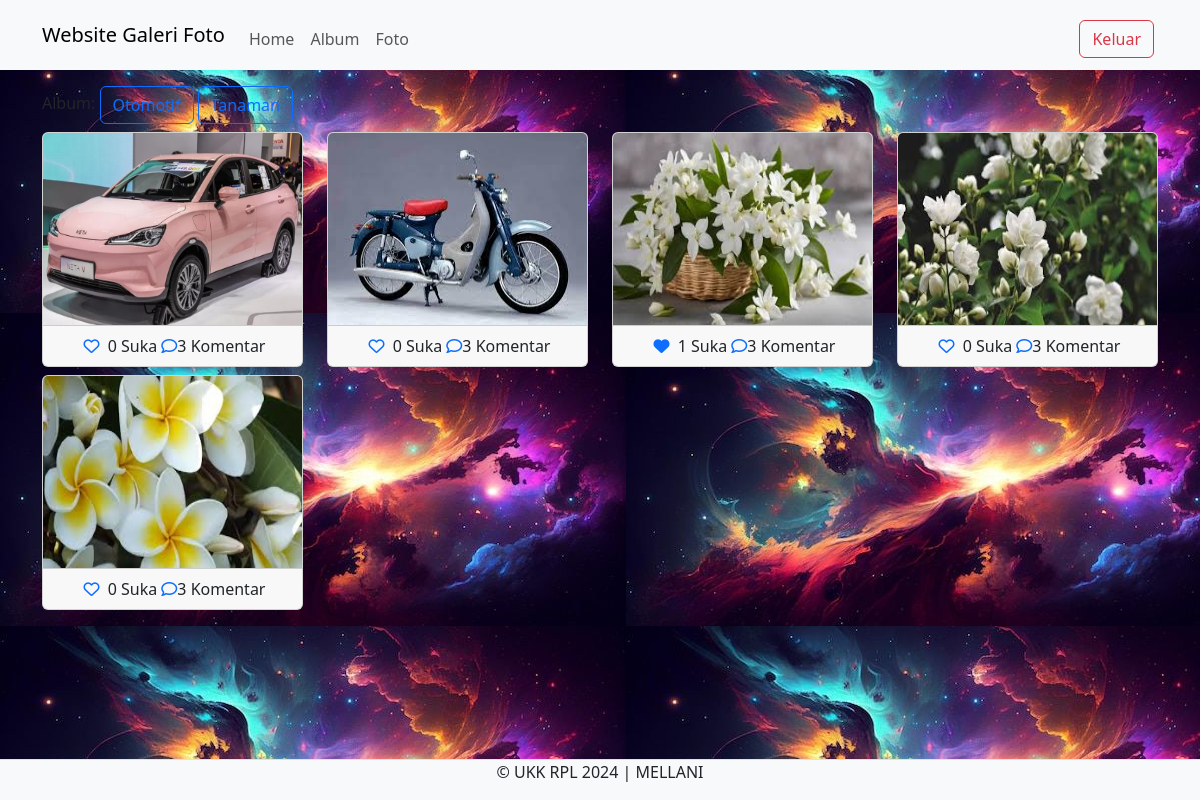
/admin/home.php (signed in), run on the app's committed database.
### tables this page shows
CREATE TABLE `album` (
  `albumid` int(11) NOT NULL,
  `namaalbum` varchar(255) NOT NULL,
  `deskripsi` text NOT NULL,
  `tanggalbuat` date NOT NULL,
  `userid` int(11) NOT NULL
);

CREATE TABLE `foto` (
  `fotoid` int(11) NOT NULL,
  `judulfoto` varchar(255) NOT NULL,
  `deskripsifoto` text NOT NULL,
  `tanggalunggah` date NOT NULL,
  `lokasifile` varchar(255) NOT NULL,
  `albumid` int(11) NOT NULL,
  `userid` int(11) NOT NULL
);

### admin/home.php (the view, shortened to what this page needs)
<?php
include '../config/koneksi.php';
$userid = $_SESSION['userid'];
?>
<!DOCTYPE html>
<html>
<head>
    <link rel="stylesheet" type="text/css" href="../assets/css/bootstrap.min.css">
    <link rel="stylesheet" href="https://cdnjs.cloudflare.com/ajax/libs/font-awesome/6.6.0/css/all.min.css"/>
</head>
<body class="bg-image">
<nav class="navbar navbar-expand-lg bg-body-tertiary">
  <div class="container">
    <a class="navbar-brand" href="index.php">Website Galeri Foto</a>
    <div class="collapse navbar-collapse mt-2" id="navbarNavAltMarkup">
      <div class="navbar-nav me-auto">
       <a href="home.php" class="nav-link">Home</a>
       <a href="album.php" class="nav-link">Album</a>
       <a href="foto.php" class="nav-link">Foto</a>
      </div>
      <a href="../config/aksi_logout.php" class="btn btn-outline-danger m-1">Keluar</a>
    </div>
  </div>
</nav>
<div class="container mt-3">
    Album:
    <?php
    $album = mysqli_query($koneksi, "SELECT * FROM album WHERE userid='$userid'");
    while($row = mysqli_fetch_array($album)){ ?>
    <a href="home.php?albumid=<?php echo $row['albumid'] ?>" class="btn btn-outline-primary"> <?php echo $row['namaalbum'] ?></a>
    <?php } ?>
    <div class="row">
        <?php
        if(isset($_GET['albumid'])) {
            $albumid = $_GET['albumid'];
            $query = mysqli_query($koneksi, "SELECT * FROM foto WHERE userid='$userid' AND albumid='$albumid'");
            while($data = mysqli_fetch_array($query)){ ?>
             <div class="col-md-3 mt-2">
            <div class="card">
                <img style="height:12rem" src="../assets/img/<?php echo $data['lokasifile']; ?>" class="card-img-top" title="<?php echo $data['lokasifile'] ?>">
                <div class="card-footer text-center">
                    <?php
                    $fotoid = $data['fotoid'];
                    $ceksuka = mysqli_query($koneksi, "SELECT * FROM likefoto WHERE fotoid='$fotoid' AND userid='$userid'");
                    if (mysqli_num_rows($ceksuka) == 1) { ?>
                    <a href="../config/proses_like.php?fotoid=<?php echo $data['fotoid']?>" type="submit" name="batalsuka"><i class=" fa fa-heart m-1"></i></a>
                    <?php }else{ ?>
                        <a href="../config/proses_like.php?fotoid=<?php echo $data['fotoid']?>" type="submit" name="suka"><i class="fa-regular fa-heart m-1"></i></a>
                    <?php }
                    $like = mysqli_query($koneksi, "SELECT * FROM likefoto WHERE fotoid='$fotoid'");
                    echo mysqli_num_rows($like). ' Suka';
                    ?>
                    <a href=""><i class="fa-regular fa-comment"></i></a>3 Komentar
                </div>
            </div>
        </div>
        <?php } }else{
$query = mysqli_query($koneksi, "SELECT * FROM foto WHERE userid='$userid'");
while($data = mysqli_fetch_array($query)){
?>
<div class="col-md-3 mt-2">
            <div class="card">
                <img style="height:12rem" src="../assets/img/<?php echo $data['lokasifile']; ?>" class="card-img-top" title="<?php echo $data['lokasifile'] ?>">
                <div class="card-footer text-center">
                    <?php
                    $fotoid = $data['fotoid'];
                    $ceksuka = mysqli_query($koneksi, "SELECT * FROM likefoto WHERE fotoid='$fotoid' AND userid='$userid'");
                    if (mysqli_num_rows($ceksuka) == 1) { ?>
                    <a href="../config/proses_like.php?fotoid=<?php echo $data['fotoid']?>" type="submit" name="batalsuka"><i class=" fa fa-heart m-1"></i></a>
                    <?php }else{ ?>
                        <a href="../config/proses_like.php?fotoid=<?php echo $data['fotoid']?>" type="submit" name="suka"><i class="fa-regular fa-heart m-1"></i></a>
                    <?php }
                    $like = mysqli_query($koneksi, "SELECT * FROM likefoto WHERE fotoid='$fotoid'");
                    echo mysqli_num_rows($like). ' Suka';
                    ?>
                    <a href=""><i class="fa-regular fa-comment"></i></a>3 Komentar
                </div>
            </div>
        </div>
<?php } } ?>
</div>
</div>
<footer class="d-flex justify-content-center border-top mt-3 bg-light fixed-bottom">
    <p>&copy; UKK RPL 2024 | MELLANI</p>
</footer>
</body>
</html>

### admin/home.php (style rules this page uses)
.bg-image { background-image: url('../assets/img/galaksi.jpg'); height: 100vh; }

### data on the page
album: namaalbum "Otomotif"
album: namaalbum "Tanaman"
foto: lokasifile (picture), mysqli_num_rows($like) "0"
foto: lokasifile (picture), mysqli_num_rows($like) "0"
foto: lokasifile (picture), mysqli_num_rows($like) "1"
foto: lokasifile (picture), mysqli_num_rows($like) "0"
foto: lokasifile (picture), mysqli_num_rows($like) "0"
